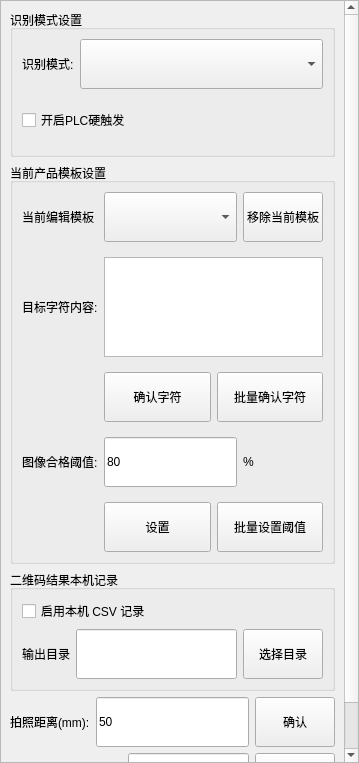
<?xml version="1.0" encoding="UTF-8"?>
<ui version="4.0">
 <class>DetectionSettingsPage</class>
 <widget class="QWidget" name="DetectionSettingsPage">
  <property name="geometry">
   <rect>
    <x>0</x>
    <y>0</y>
    <width>359</width>
    <height>763</height>
   </rect>
  </property>
  <layout class="QVBoxLayout">
   <property name="leftMargin">
    <number>0</number>
   </property>
   <property name="topMargin">
    <number>0</number>
   </property>
   <property name="rightMargin">
    <number>0</number>
   </property>
   <property name="bottomMargin">
    <number>0</number>
   </property>
   <item>
    <widget class="QScrollArea" name="scrollArea_detectionSettings">
     <property name="widgetResizable">
      <bool>true</bool>
     </property>
     <widget class="QWidget" name="widget_detectionSettingsScrollContent">
      <property name="geometry">
       <rect>
        <x>0</x>
        <y>0</y>
        <width>357</width>
        <height>761</height>
       </rect>
      </property>
      <layout class="QGridLayout" name="gridLayout_detectionSettings">
       <item row="0" column="0">
        <widget class="QGroupBox" name="groupBox_detectionMode">
         <property name="title">
          <string>识别模式设置</string>
         </property>
         <layout class="QFormLayout" name="formLayout_detectionMode">
          <item row="0" column="0">
           <widget class="QLabel" name="label_detectionMode">
            <property name="minimumSize">
             <size>
              <width>0</width>
              <height>50</height>
             </size>
            </property>
            <property name="text">
             <string>识别模式:</string>
            </property>
           </widget>
          </item>
          <item row="0" column="1">
           <widget class="QComboBox" name="comboBox_detectionMode">
            <property name="minimumSize">
             <size>
              <width>0</width>
              <height>50</height>
             </size>
            </property>
           </widget>
          </item>
          <item row="1" column="0" colspan="2">
           <widget class="QCheckBox" name="checkBox_hardwareTriggerEnabled">
            <property name="minimumSize">
             <size>
              <width>0</width>
              <height>50</height>
             </size>
            </property>
            <property name="text">
             <string>开启PLC硬触发</string>
            </property>
           </widget>
          </item>
         </layout>
        </widget>
       </item>
       <item row="1" column="0">
        <widget class="QGroupBox" name="groupBox_currentTemplateSettings">
         <property name="title">
          <string>当前产品模板设置</string>
         </property>
         <layout class="QGridLayout">
          <property name="verticalSpacing">
           <number>15</number>
          </property>
          <item row="0" column="0">
           <widget class="QLabel" name="label_currentEditTemplate">
            <property name="frameShape">
             <enum>QFrame::NoFrame</enum>
            </property>
            <property name="text">
             <string>当前编辑模板</string>
            </property>
           </widget>
          </item>
          <item row="0" column="1">
           <widget class="QComboBox" name="comboBox_currentEditTemplate">
            <property name="sizePolicy">
             <sizepolicy hsizetype="Expanding" vsizetype="Fixed">
              <horstretch>1</horstretch>
              <verstretch>0</verstretch>
             </sizepolicy>
            </property>
            <property name="minimumSize">
             <size>
              <width>0</width>
              <height>50</height>
             </size>
            </property>
           </widget>
          </item>
          <item row="0" column="2">
           <widget class="QPushButton" name="toolButton_removeCurrentTemplate">
            <property name="minimumSize">
             <size>
              <width>0</width>
              <height>50</height>
             </size>
            </property>
            <property name="toolTip">
             <string>从当前检测方案移除模板，不会删除模板文件夹。</string>
            </property>
            <property name="text">
             <string>移除当前模板</string>
            </property>
            <property name="uiRole" stdset="0">
             <string>danger</string>
            </property>
           </widget>
          </item>
          <item row="2" column="1" colspan="2">
           <layout class="QHBoxLayout" name="horizontalLayout_targetTextActions">
            <property name="spacing">
             <number>6</number>
            </property>
            <property name="leftMargin">
             <number>0</number>
            </property>
            <property name="topMargin">
             <number>0</number>
            </property>
            <property name="rightMargin">
             <number>0</number>
            </property>
            <property name="bottomMargin">
             <number>0</number>
            </property>
            <item>
             <widget class="QPushButton" name="pushButton_applyTargetText">
              <property name="minimumSize">
               <size>
                <width>0</width>
                <height>50</height>
               </size>
              </property>
              <property name="text">
               <string>确认字符</string>
              </property>
             </widget>
            </item>
            <item>
             <widget class="QPushButton" name="pushButton_applyBatchTargetText">
              <property name="minimumSize">
               <size>
                <width>0</width>
                <height>50</height>
               </size>
              </property>
              <property name="text">
               <string>批量确认字符</string>
              </property>
             </widget>
            </item>
           </layout>
          </item>
          <item row="1" column="0">
           <widget class="QLabel" name="label_targetText">
            <property name="enabled">
             <bool>true</bool>
            </property>
            <property name="text">
             <string>目标字符内容:</string>
            </property>
           </widget>
          </item>
          <item row="1" column="1" colspan="2">
           <widget class="QTextEdit" name="textEdit_targetText">
            <property name="sizePolicy">
             <sizepolicy hsizetype="Expanding" vsizetype="Expanding">
              <horstretch>0</horstretch>
              <verstretch>100</verstretch>
             </sizepolicy>
            </property>
            <property name="minimumSize">
             <size>
              <width>0</width>
              <height>100</height>
             </size>
            </property>
            <property name="maximumSize">
             <size>
              <width>16777215</width>
              <height>100</height>
             </size>
            </property>
           </widget>
          </item>
          <item row="3" column="0">
           <widget class="QLabel" name="label_imageThreshold">
            <property name="text">
             <string>图像合格阈值:</string>
            </property>
           </widget>
          </item>
          <item row="3" column="1">
           <widget class="QLineEdit" name="lineEdit_imageThreshold">
            <property name="minimumSize">
             <size>
              <width>0</width>
              <height>50</height>
             </size>
            </property>
            <property name="toolTip">
             <string>请输0到100之间的整数，单位：%</string>
            </property>
            <property name="text">
             <string>80</string>
            </property>
            <property name="maxLength">
             <number>3</number>
            </property>
           </widget>
          </item>
          <item row="3" column="2">
           <widget class="QLabel" name="label_imageThresholdUnit">
            <property name="minimumSize">
             <size>
              <width>28</width>
              <height>50</height>
             </size>
            </property>
            <property name="maximumSize">
             <size>
              <width>40</width>
              <height>16777215</height>
             </size>
            </property>
            <property name="text">
             <string>%</string>
            </property>
            <property name="alignment">
             <set>Qt::AlignLeading|Qt::AlignLeft|Qt::AlignVCenter</set>
            </property>
           </widget>
          </item>
          <item row="4" column="1" colspan="2">
           <layout class="QHBoxLayout" name="horizontalLayout_imageThresholdActions">
            <property name="spacing">
             <number>6</number>
            </property>
            <property name="leftMargin">
             <number>0</number>
            </property>
            <property name="topMargin">
             <number>0</number>
            </property>
            <property name="rightMargin">
             <number>0</number>
            </property>
            <property name="bottomMargin">
             <number>0</number>
            </property>
            <item>
             <widget class="QPushButton" name="pushButton_applyImageThreshold">
              <property name="sizePolicy">
               <sizepolicy hsizetype="Expanding" vsizetype="Fixed">
                <horstretch>0</horstretch>
                <verstretch>0</verstretch>
               </sizepolicy>
              </property>
              <property name="minimumSize">
               <size>
                <width>0</width>
                <height>50</height>
               </size>
              </property>
              <property name="text">
               <string>设置</string>
              </property>
             </widget>
            </item>
            <item>
             <widget class="QPushButton" name="pushButton_applyBatchImageThreshold">
              <property name="sizePolicy">
               <sizepolicy hsizetype="Expanding" vsizetype="Fixed">
                <horstretch>0</horstretch>
                <verstretch>0</verstretch>
               </sizepolicy>
              </property>
              <property name="minimumSize">
               <size>
                <width>0</width>
                <height>50</height>
               </size>
              </property>
              <property name="text">
               <string>批量设置阈值</string>
              </property>
             </widget>
            </item>
           </layout>
          </item>
         </layout>
        </widget>
       </item>
       <item row="2" column="0">
        <widget class="QGroupBox" name="groupBox_barcodeCsv">
         <property name="title">
          <string>二维码结果本机记录</string>
         </property>
         <layout class="QGridLayout" name="gridLayout_barcodeCsv" columnstretch="0,1,0">
          <item row="0" column="0" colspan="3">
           <widget class="QCheckBox" name="barcodeCsvEnable">
            <property name="text">
             <string>启用本机 CSV 记录</string>
            </property>
           </widget>
          </item>
          <item row="1" column="0">
           <widget class="QLabel" name="label_barcodeCsvOutputDirectory">
            <property name="text">
             <string>输出目录</string>
            </property>
           </widget>
          </item>
          <item row="1" column="1">
           <widget class="QLineEdit" name="barcodeCsvOutputDirectory">
            <property name="minimumSize">
             <size>
              <width>0</width>
              <height>50</height>
             </size>
            </property>
            <property name="readOnly">
             <bool>true</bool>
            </property>
           </widget>
          </item>
          <item row="1" column="2">
           <widget class="QPushButton" name="barcodeCsvBrowseDirectory">
            <property name="minimumSize">
             <size>
              <width>80</width>
              <height>50</height>
             </size>
            </property>
            <property name="text">
             <string>选择目录</string>
            </property>
           </widget>
          </item>
         </layout>
        </widget>
       </item>
       <item row="3" column="0">
        <layout class="QGridLayout" name="gridLayout_photoDistance">
         <property name="verticalSpacing">
          <number>15</number>
         </property>
         <item row="0" column="0">
          <widget class="QLabel" name="label_photoDistance">
           <property name="text">
            <string>拍照距离(mm):</string>
           </property>
          </widget>
         </item>
         <item row="0" column="1">
          <widget class="QLineEdit" name="lineEdit_photoDistance">
           <property name="minimumSize">
            <size>
             <width>0</width>
             <height>50</height>
            </size>
           </property>
           <property name="text">
            <string>50</string>
           </property>
          </widget>
         </item>
         <item row="0" column="2">
          <widget class="QPushButton" name="pushButton_applyPhotoDistance">
           <property name="minimumSize">
            <size>
             <width>0</width>
             <height>50</height>
            </size>
           </property>
           <property name="text">
            <string>确认</string>
           </property>
          </widget>
         </item>
        </layout>
       </item>
       <item row="4" column="0">
        <layout class="QGridLayout" name="gridLayout_tissueRoughnessThreshold" columnstretch="0,1,0">
         <property name="verticalSpacing">
          <number>15</number>
         </property>
         <item row="0" column="0">
          <widget class="QLabel" name="label_tissueRoughnessThreshold">
           <property name="text">
            <string>纸巾检测粗糙度阈值:</string>
           </property>
          </widget>
         </item>
         <item row="0" column="1">
          <widget class="QLineEdit" name="lineEdit_tissueRoughnessThreshold">
           <property name="minimumSize">
            <size>
             <width>0</width>
             <height>50</height>
            </size>
           </property>
           <property name="text">
            <string/>
           </property>
          </widget>
         </item>
         <item row="0" column="2">
          <widget class="QPushButton" name="pushButton_applyTissueRoughnessThreshold">
           <property name="minimumSize">
            <size>
             <width>0</width>
             <height>50</height>
            </size>
           </property>
           <property name="text">
            <string>设置</string>
           </property>
          </widget>
         </item>
        </layout>
       </item>
       <item row="5" column="0">
        <spacer name="verticalSpacer_detectionSettingsBottom">
         <property name="orientation">
          <enum>Qt::Vertical</enum>
         </property>
         <property name="sizeType">
          <enum>QSizePolicy::Expanding</enum>
         </property>
         <property name="sizeHint" stdset="0">
          <size>
           <width>20</width>
           <height>40</height>
          </size>
         </property>
        </spacer>
       </item>
      </layout>
     </widget>
    </widget>
   </item>
  </layout>
 </widget>
 <resources/>
 <connections/>
</ui>
